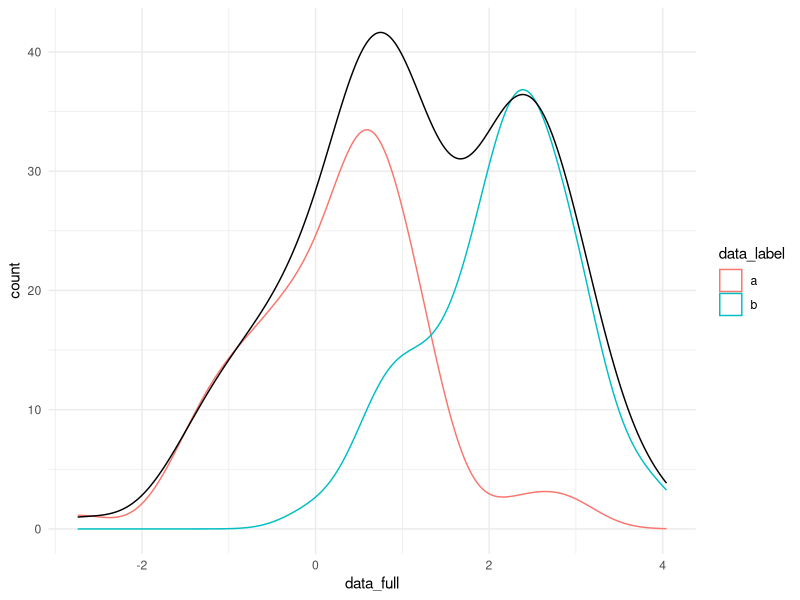

Reproduce this figure in R.
## ---- chunk 1
rm(list = ls())
library(tidyverse)

set.seed(20210203)

samplesize_a <- 75
samplesize_b <- 75

real_mean_a <- 0
real_mean_b <- 2

real_sd_a <- 1
real_sd_b <- 1

data_a <- rnorm(samplesize_a, real_mean_a, real_sd_a)
data_b <- rnorm(samplesize_b, real_mean_b, real_sd_b)

data_full <- c(data_a, data_b)
data_label <- c(rep("a",samplesize_a), rep("b",samplesize_b))

ggplot()+
  geom_density(aes(x = data_full, after_stat(count),
                   color = data_label))+
  geom_density(aes(x = data_full, after_stat(count)))+
  theme_minimal()

## ---- chunk 2
sample_mean_full <- mean(data_full)
sample_mean_a <- mean(data_full[data_label=="a"])
sample_mean_b <- mean(data_full[data_label=="b"])

# between-groups sum of squares
sample_ss_between <- samplesize_a*(sample_mean_a-sample_mean_full)^2+
  samplesize_b*(sample_mean_b-sample_mean_full)^2
sample_mean_ss_between <- sample_ss_between/(2-1)

# within-group sum of squares
sample_ss_within <- 0
for (i in 1:samplesize_a){
  sample_ss_within <- sample_ss_within + (data_a[i]-sample_mean_a)^2
}
for (i in 1:samplesize_b){
  sample_ss_within <- sample_ss_within + (data_b[i]-sample_mean_b)^2
}
sample_mean_ss_within <- sample_ss_between/(samplesize_a+samplesize_b-1)

F_stat <- sample_mean_ss_between/sample_mean_ss_within


